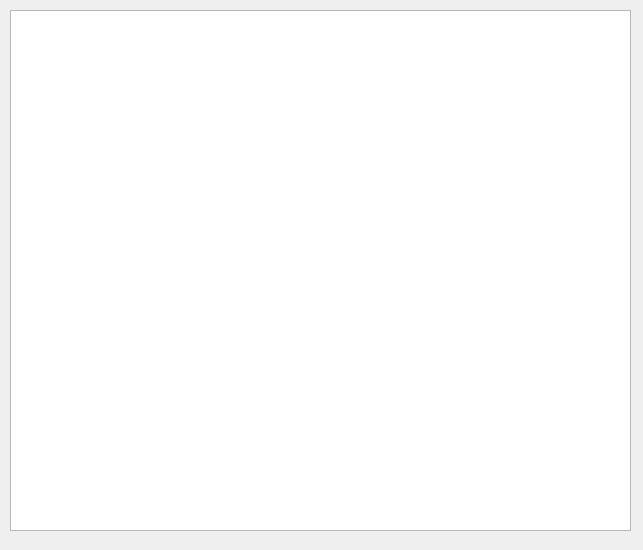
<?xml version="1.0" encoding="UTF-8"?>
<ui version="4.0">
 <class>Form</class>
 <widget class="QWidget" name="Form">
  <property name="geometry">
   <rect>
    <x>0</x>
    <y>0</y>
    <width>643</width>
    <height>550</height>
   </rect>
  </property>
  <property name="windowTitle">
   <string>Form</string>
  </property>
  <widget class="QTableWidget" name="tableWidget">
   <property name="geometry">
    <rect>
     <x>10</x>
     <y>10</y>
     <width>621</width>
     <height>521</height>
    </rect>
   </property>
  </widget>
 </widget>
 <resources/>
 <connections/>
</ui>
